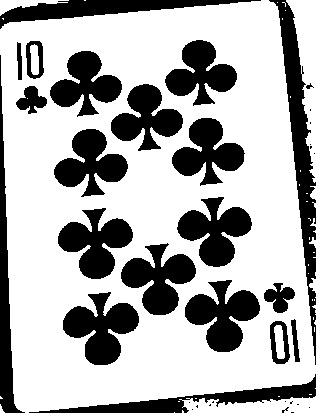
#> input picture dataset/10C/2023-11-27-135707682123.jpg, 316 x 413 px, given in place of the camera
$ python create_dataset.py   (older library calls are emulated)
#> lines starting #> are read from the running program, lines starting #| are printed output that depends on the picture; after the words box and inside, x2 and y2 are one past the last pixel; in counts of white or black regions, pixels touching at a corner belong together
import cv2
import os
import datetime
import time
# import ModulKlasifikasiCitraCNN as mCNN
import numpy as np

# Untuk penamaan semua class di Model ML
cardName = [
    "2C", "3C", "4C", "5C", "6C", "7C", "8C", "9C", "10C", "JC", "QC", "KC", "AC",
    "2H", "3H", "4H", "5H", "6H", "7H", "8H", "9H", "10H", "JH", "QH", "KH", "AH",
    "2S", "3S", "4S", "5S", "6S", "7S", "8S", "9S", "10S", "JS", "QS", "KS", "AS",
    "2D", "3D", "4D", "5D", "6D", "7D", "8D", "9D", "10D", "JD", "QD", "KD", "AD",
    "Joker"
]

# Kita mulai dari index 0
cardNameIndex = 0

# Fungsi dari pak Akok buat penamaan file menurut waktu diambil
def GetFileName():
    x = datetime.datetime.now()
    s = x.strftime('%Y-%m-%d-%H%M%S%f')
    return s

# Fungsi dari ChatGPT buat menentukan luas area dari 4 titik
def polygon_area(points):
    # 'points' adlh input berupa array yg berisikan 4 titik koordinat kartu
    points = np.vstack((points, points[0]))
    area = 0.5 * np.abs(np.dot(points[:, 0], np.roll(points[:, 1], 1)) - np.dot(points[:, 1], np.roll(points[:, 0], 1)))
    return area

# Fungsi dari pak Akok
def CreateDir(path):
    ls = []
    head_tail = os.path.split(path)
    ls.append(path)
    while len(head_tail[1])>0:
        head_tail = os.path.split(path)
        path = head_tail[0]
        ls.append(path)
        head_tail = os.path.split(path)
    for i in range(len(ls)-2,-1,-1):
        sf = ls[i]
        isExist = os.path.exists(sf)
        if not isExist:
            os.makedirs(sf)

# Fungsi dari pak Akok juga, tapi harus kita modif
def CreateDataSet(sDirektoriData,sKelas,NoKamera,FrameRate):
#> called with sDirektoriData = 'dataset', NoKamera = 0, FrameRate = 20
    global cardName, cardNameIndex

    # For webcam input:
    cap = cv2.VideoCapture(0)
    ip = 'http://192.168.100.172:8080/video'
    cap.open(ip)
    TimeStart = time.time()

    # Ini buat ngelimit 1 data kartu ambil berapa detik
    saveTimeLimit = time.time()

    # For start taking pics
    # Variable Buat nandain bahwa frame video itu direcord
    isSaving = False

    while cap.isOpened():
        success, frame = cap.read()
#> frame is the input picture: shape (413, 316, 3); min 0, max 255, mean 172.5

        # Buat dulu folder sesuai dengan datasetnya
        sDirektoriKelas = sDirektoriData+"/"+cardName[cardNameIndex]
        CreateDir(sDirektoriKelas)

        if not success:
            print("Ignoring empty camera frame.")
            continue

        isDetected = False


        # DI SINI LAH IDE DATA SET BISA BERBEDA2

        # Ini cuma sebagai contoh aja ya, bisa kalian modif biar nggak sama tiap2 orang
        # Kemiripan dan penjelasan saat demo ditanggung penumpang :)

        # Cara yg kupake:
        # 1. Grayscale dulu
        # 2. Di threshold (adaptiveThreshold) biar cuma dapet pola kartunya aja
        # 3. Di crop, baru fotonya disimpen buat dijadiin dataset

        # ^ cuma contoh aja. Bisa kalian bedain sesuai selera
        # TAPI PASTIIN DATASET YG DIDAPAT ITU:
        # 1. Nggak ada object penghalang (tangan, benda lain)
        # 2. Backgroundnya harus sama (Kalo gambarnya berwarna, ya backgroundnya kalo ijo harus ijo semua)
        # 3. Sebisa mungkin datasetnya itu hanya memuat gambar yg diperlukan
            # Sebagai contoh di crop kartunya aja, gausah ada background
            # Background kalo sama di setiap kartu gpp
            # Tapi kalo udah beda2, itu bikin Modelnya pusing
        # 4. Pastiin fotonya cukup high res


        # Image processing
        # ======= 1. ======= Pertama, gambar kita buat grayscale dulu
        # Gray
        imGray = cv2.cvtColor(frame, cv2.COLOR_BGR2GRAY)
        # cv2.imshow("1. Gray scale dulu", imGray)

        # ======= 2. ======= Kedua, kita threshold buat ambil
        # Threshold
        #                                                    Nilai 71 dan 10 bisa diatur sesuai kebutuhan masing2. Caranya? Cari aja di google 71 itu apa 10 itu apa. Kalo udah coba2 nilai yg pas buat kamera dan kartu kalian
        # NOTES:                                                                                        v   v
        imThres = cv2.adaptiveThreshold(imGray,255,cv2.ADAPTIVE_THRESH_GAUSSIAN_C,cv2.THRESH_BINARY,101,10)
#> imThres: shape (413, 316); 67.6% white; 37 black regions (16 under 20 px), largest, box (x1, y1, x2, y2) and area: (269, 0, 316, 365) 4399, (63, 292, 139, 365) 3039, (185, 280, 260, 352) 2981
        # cv2.imshow("2. Adaptive thres", imThres)

        # ======= 3. ======= Next, kita ambil component yg connected.
        # Ini diambil dari contoh nya pak Akok di catatan buat HSV, cuma diedit dikit2
        # https://drive.google.com/file/d/1nuPMCajNSBYXBYO4t5nESIi74eNIzb1b/view
        # Connecting
        totalLabels, label_ids, values, centroid = cv2.connectedComponentsWithStats(imThres, 4, cv2.CV_32S)
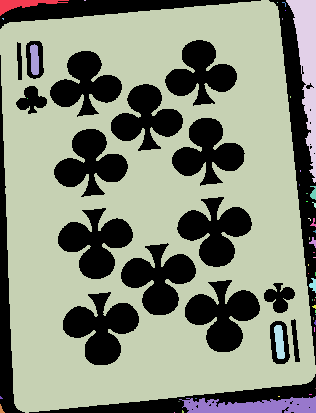
#> label_ids: shape (413, 316) int32; 50 distinct labels, from 0 to 49; one colour per label, 0 black
#> totalLabels = 50; values = 50 rows, first 6: [0, 0, 316, 413, 42222], [0, 0, 69, 16, 420], [84, 0, 2, 1, 2], [0, 0, 316, 413, 83055], [286, 0, 30, 183, 2379], [277, 2, 1, 1, 1]; centroid = 50 pairs, first value 0.667 to 315, second value 0 to 412
        # Big index adalah array untuk menampung index mana yg luas area connected componentnya sesuai keinginan kita
        bigIndex = []
        for i in range(totalLabels):
            hw = values[i,2:4]
            # 100 dan 300 itu untuk cari widht diantara 100-300,
            # 300 dan 500 itu cari height antara 300-500
            # Harus dicoba2 biar hasilnya sesuai dengan kartu kalian
            # Cara nyoba gimana? Kalo gambar kartunya belom di kotakin, berarti nilainya masih salah. Tweeking aja coba2
            if (100<hw[0]<900 and 300<hw[1]<1000):
                bigIndex.append(i)
#> this loop made 50 passes
#> hw on passes 1 to 12: [316, 413], [69, 16], [2, 1], [316, 413], [30, 183], [1, 1], [4, 5], [1, 1], [2, 2], [1, 2], [9, 31], [1, 2]
#> after the loop, bigIndex = [0, 3]

        # ======= 4. ======= Check, apakah ada connected component yg sesuai dengan luas yg kita define
        # Kalo ada kita kotakin trus kita kotakin
        for i in bigIndex:
            topLeft = values[i,0:2]
            bottomRight = values[i,0:2]+values[i,2:4]
            # v                     v       Disini aku ngotakin di gambar asli 'frame'
            frame = cv2.rectangle(frame, topLeft, bottomRight, color=(0,0,255), thickness=3)

            # Disini ada break, yg berarti kita cuma ngambil 1 item doang
            break
#> this loop made 1 pass
#> (topLeft, bottomRight) on pass 1: ([0, 0], [316, 413])
        # Trus tampilin
        # cv2.imshow("4. Hasil habis dikotakin", frame)

        # ======= 5. ======= Kita crop yg dikotakin tadi
        for i in bigIndex:
            topLeft = values[i,0:2]
            bottomRight = values[i,0:2]+values[i,2:4]

            # Ini buat ngecrop gambarnya
            cardImage = imThres[topLeft[1]:bottomRight[1],topLeft[0]:bottomRight[0]]

            # Lanjut ditampilin
            cv2.imshow('5. Hasil dari cardImage', cardImage)
            # Gambar ini yg bakal disimpen dan masuk jadi dataset model

            # Lagi lagi cuma ngambil 1 item doang
            break

        # ======= 6. ======= Ini buat ngerecord datasetnya.
        # Diambil juga dari modul bapaknya, yg dimodif dikit
        TimeNow = time.time()
        if TimeNow-TimeStart>1/FrameRate:
            sfFile = sDirektoriKelas+"/"+GetFileName()
            # Kita bakal nyimpen kalo sudah teken spasi, dan kal0 ada kartu yg terdeteksi
            if isSaving and len(bigIndex) > 0:
                cv2.imwrite(sfFile+'.jpg', cardImage)
            TimeStart = TimeNow

        # Buat Kata2 doang
        cv2.putText(frame, "Nama Kartu yg direkam:", (0, 120), cv2.FONT_HERSHEY_SIMPLEX, 1, (255, 0, 255), 2)
        cv2.putText(frame, f"{cardNameIndex+1}. " + cardName[cardNameIndex], (0, 160), cv2.FONT_HERSHEY_SIMPLEX, 1, (0, 0, 255), 2)
        cv2.putText(frame, "Tekan spasi untuk mulai record", (0, 220), cv2.FONT_HERSHEY_SIMPLEX, 1, (255, 0, 255), 2)
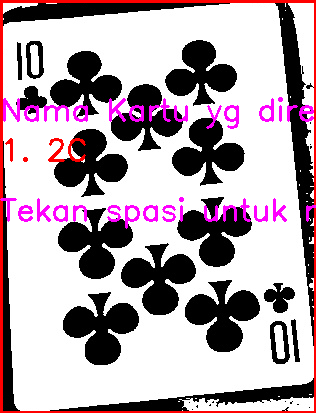
#> frame: shape (413, 316, 3); mean B, G, R 170.9, 163.2, 178.7

        # Buat visualisasi record
        if isSaving:
            cv2.putText(frame, "Record", (0, 30), cv2.FONT_HERSHEY_SIMPLEX, 1, (0, 0, 255), 2)
        else:
            saveTimeLimit = time.time()

        cv2.imshow("Tampilan akhir", frame)

        key = cv2.waitKey(5)
#> (key Esc is pressed here)

        # Trigger tekan spasi untuk mulai menyimpan gambar
        if key == 32:
            isSaving = not isSaving

        # Kalo udah lebih dari 5 detik, penyimpanan foto selesai
        # Bisa edit sesuai kebutuhan brp detiknya
        if key == ord('s'):
            cardNameIndex += 1
            isSaving = False

        if key & 0xFF == 27:
            break
    cap.release()
    cv2.destroyAllWindows()

# Nama Parent Folder dimana dataset akan ditaruh
DirektoriDataSet = "dataset"

# Kita panggil fungsinya sekali aja, nanti akan looping sendiri
CreateDataSet(DirektoriDataSet, "Kosong Aja udah ini, nanti kan di replace", NoKamera=0, FrameRate=20)

$ run again, on dataset/10C/2023-11-27-135715913355.jpg
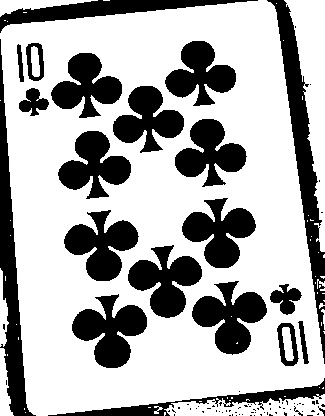
#> input picture dataset/10C/2023-11-27-135715913355.jpg, 325 x 416 px, given in place of the camera
#> in CreateDataSet, frame is the input picture: shape (416, 325, 3); min 0, max 255, mean 172.6
#> imThres: shape (416, 325); 67.7% white; 88 black regions (66 under 20 px), largest, box (x1, y1, x2, y2) and area: (267, 0, 325, 364) 4741, (0, 39, 36, 416) 4188, (72, 294, 147, 368) 3040
#> in CreateDataSet, `totalLabels, label_ids, values, centroid = cv2.connectedComponentsWith..`:
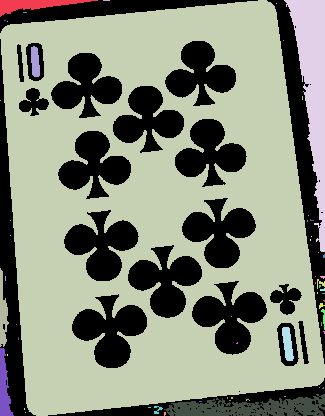
#> label_ids: shape (416, 325) int32; 58 distinct labels, from 0 to 57; one colour per label, 0 black
#> totalLabels = 58; values = 58 rows, first 6: [0, 0, 325, 416, 43690], [0, 0, 98, 17, 696], [103, 0, 7, 1, 7], [0, 0, 325, 416, 82581], [284, 0, 41, 252, 4427], [276, 3, 1, 1, 1]; centroid = 58 pairs, first value 0 to 323.8, second value 0 to 413.3
#> the loop in CreateDataSet, `for i in range(totalLabels):` made 58 passes
#> hw on passes 1 to 8: [325, 416], [98, 17], [7, 1], [325, 416], [41, 252], [1, 1], [4, 1], [2, 1]
#> after the loop in CreateDataSet, `for i in range(totalLabels):`: bigIndex = [0, 3]
#> the loop in CreateDataSet, `for i in bigIndex:` made 1 pass
#> (topLeft, bottomRight) on pass 1: ([0, 0], [325, 416])
#> in CreateDataSet, `cv2.putText(frame, "Tekan spasi untuk mulai record", (0, 220), cv2.FON..`:
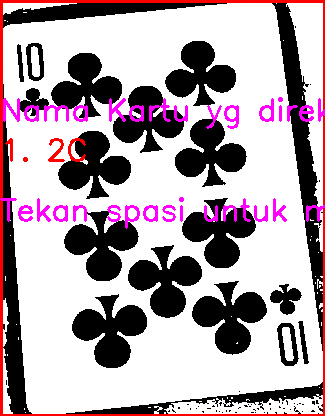
#> frame: shape (416, 325, 3); mean B, G, R 170.2, 162.5, 177.9

$ run again, on dataset/10C/2023-11-27-135719195824.jpg
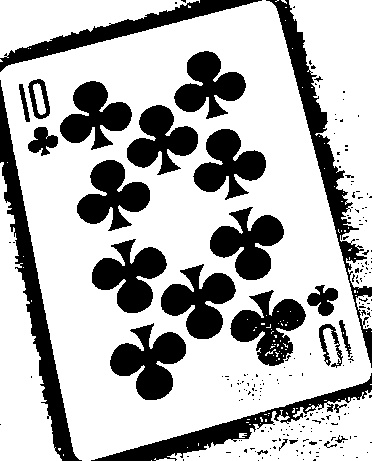
#> input picture dataset/10C/2023-11-27-135719195824.jpg, 372 x 461 px, given in place of the camera
#> in CreateDataSet, frame is the input picture: shape (461, 372, 3); min 0, max 255, mean 181.3
#> imThres: shape (461, 372); 71.1% white; 221 black regions (193 under 20 px), largest, box (x1, y1, x2, y2) and area: (0, 80, 82, 461) 5526, (266, 0, 372, 368) 4776, (91, 373, 372, 461) 3823
#> in CreateDataSet, `totalLabels, label_ids, values, centroid = cv2.connectedComponentsWith..`:
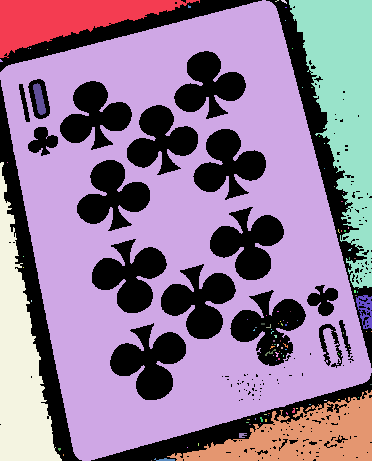
#> label_ids: shape (461, 372) int32; 105 distinct labels, from 0 to 104; one colour per label, 0 black
#> totalLabels = 105; values = 105 rows, first 6: [0, 0, 372, 461, 49541], [0, 0, 200, 58, 5512], [0, 0, 372, 461, 87542], [275, 0, 4, 2, 4], [281, 0, 6, 4, 12], [289, 0, 83, 289, 12417]; centroid = 105 pairs, first value 0.667 to 371, second value 0.5 to 460
#> the loop in CreateDataSet, `for i in range(totalLabels):` made 105 passes
#> hw on passes 1 to 8: [372, 461], [200, 58], [372, 461], [4, 2], [6, 4], [83, 289], [3, 3], [2, 1]
#> after the loop in CreateDataSet, `for i in range(totalLabels):`: bigIndex = [0, 2]
#> the loop in CreateDataSet, `for i in bigIndex:` made 1 pass
#> (topLeft, bottomRight) on pass 1: ([0, 0], [372, 461])
#> in CreateDataSet, `cv2.putText(frame, "Tekan spasi untuk mulai record", (0, 220), cv2.FON..`:
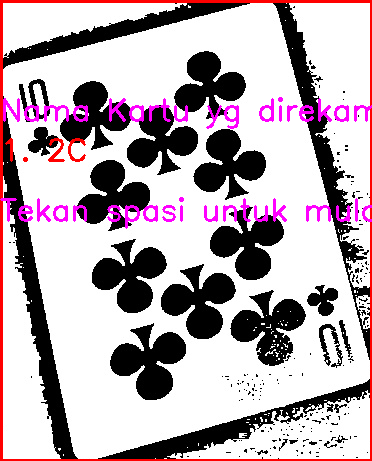
#> frame: shape (461, 372, 3); mean B, G, R 178.1, 171.1, 184.9
